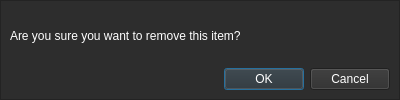
<?xml version="1.0" encoding="UTF-8"?>
<ui version="4.0">
 <class>Dialog</class>
 <widget class="QDialog" name="Dialog">
  <property name="geometry">
   <rect>
    <x>0</x>
    <y>0</y>
    <width>400</width>
    <height>100</height>
   </rect>
  </property>
  <property name="windowTitle">
   <string>Dialog</string>
  </property>
  <layout class="QVBoxLayout" name="verticalLayout_2">
   <property name="spacing">
    <number>0</number>
   </property>
   <property name="leftMargin">
    <number>0</number>
   </property>
   <property name="topMargin">
    <number>0</number>
   </property>
   <property name="rightMargin">
    <number>0</number>
   </property>
   <property name="bottomMargin">
    <number>0</number>
   </property>
   <item>
    <widget class="QFrame" name="frame">
     <property name="minimumSize">
      <size>
       <width>400</width>
       <height>100</height>
      </size>
     </property>
     <property name="maximumSize">
      <size>
       <width>400</width>
       <height>100</height>
      </size>
     </property>
     <property name="styleSheet">
      <string notr="true">background-color: rgb(45, 45, 45);</string>
     </property>
     <property name="frameShape">
      <enum>QFrame::StyledPanel</enum>
     </property>
     <property name="frameShadow">
      <enum>QFrame::Raised</enum>
     </property>
     <layout class="QVBoxLayout" name="verticalLayout">
      <item>
       <widget class="QLabel" name="label">
        <property name="styleSheet">
         <string notr="true">color: white;</string>
        </property>
        <property name="text">
         <string>Are you sure you want to remove this item?</string>
        </property>
       </widget>
      </item>
      <item>
       <widget class="QDialogButtonBox" name="buttonBox">
        <property name="styleSheet">
         <string notr="true">background-color: rgb(45, 45, 45);
color: white;</string>
        </property>
        <property name="orientation">
         <enum>Qt::Horizontal</enum>
        </property>
        <property name="standardButtons">
         <set>QDialogButtonBox::Cancel|QDialogButtonBox::Ok</set>
        </property>
       </widget>
      </item>
     </layout>
    </widget>
   </item>
  </layout>
 </widget>
 <resources/>
 <connections>
  <connection>
   <sender>buttonBox</sender>
   <signal>accepted()</signal>
   <receiver>Dialog</receiver>
   <slot>accept()</slot>
   <hints>
    <hint type="sourcelabel">
     <x>248</x>
     <y>254</y>
    </hint>
    <hint type="destinationlabel">
     <x>157</x>
     <y>274</y>
    </hint>
   </hints>
  </connection>
  <connection>
   <sender>buttonBox</sender>
   <signal>rejected()</signal>
   <receiver>Dialog</receiver>
   <slot>reject()</slot>
   <hints>
    <hint type="sourcelabel">
     <x>316</x>
     <y>260</y>
    </hint>
    <hint type="destinationlabel">
     <x>286</x>
     <y>274</y>
    </hint>
   </hints>
  </connection>
 </connections>
</ui>
